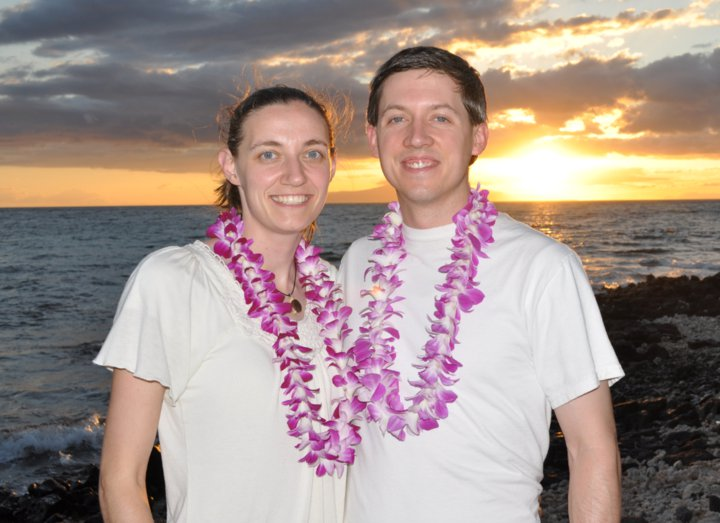
//> input picture images/maui.jpg, 720 x 523 px
$ ./main   (built with g++ and OpenCV 4)
//> lines starting //> are read from the running program, lines starting //| are printed output that depends on the picture
//this program cycles through the different color maps - autumn, cool, jet, etc.

//http://docs.opencv.org/trunk/modules/contrib/doc/facerec/colormaps.html

#include "opencv2/highgui/highgui.hpp"
#include "opencv2/imgproc/imgproc.hpp"
#include <stdio.h>
#include <iostream>

using namespace cv;

int main(int argc, const char *argv[]) {
	//const char* filename = argc >= 2 ? argv[1] : "../images/baboon.jpg";  //uncomment to use an image passed in
	String filename = "../images/maui.jpg";

	if (!filename.empty()) {
		Mat img0 = imread(filename);
//> img0 is the input picture: 523 rows x 720 cols, CV_8UC3; mean B, G, R 140.2, 146.2, 163.3
		// Throw an exception, if the image can't be read:
		if (img0.empty()) {
			CV_Error(CV_StsBadArg, "Failed to load image");
		}
		// Holds the colormap version of the image:
		Mat cm_img0;
		// Apply the colormap:
		for (int i = 0; i < 12; i++){
			applyColorMap(img0, cm_img0, i);
			// Show the result:
			imshow("cm_img0", cm_img0);
			waitKey(1500);
		}
//> this loop made 12 passes
//> pass 1, `applyColorMap(img0, cm_img0, i);`:
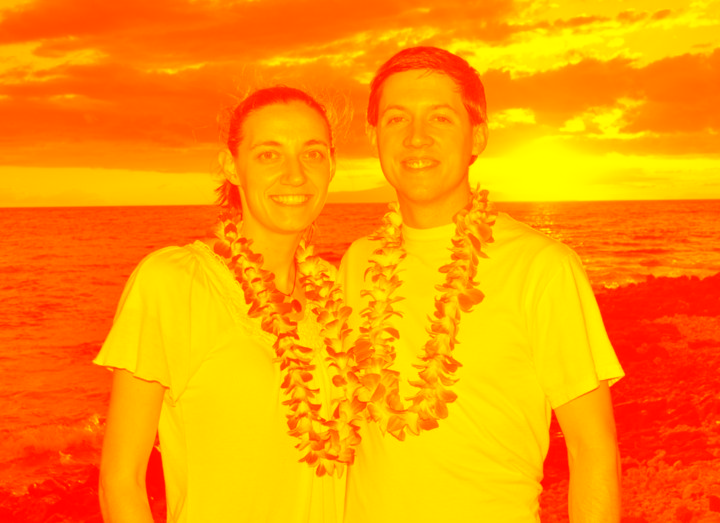
//> cm_img0: 523 rows x 720 cols, CV_8UC3; mean B, G, R 0, 150.6, 255
//> pass 2, `applyColorMap(img0, cm_img0, i);`:
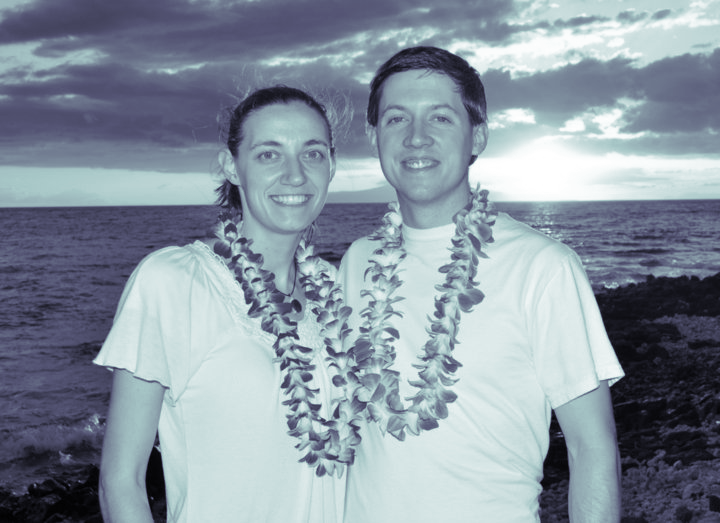
//> cm_img0: 523 rows x 720 cols, CV_8UC3; mean B, G, R 161, 149.2, 137
//> pass 3, `applyColorMap(img0, cm_img0, i);`:
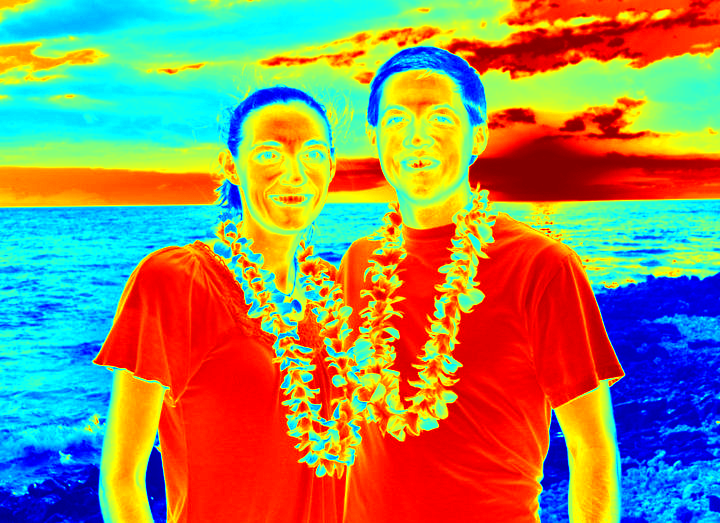
//> cm_img0: 523 rows x 720 cols, CV_8UC3; mean B, G, R 96.1, 136.9, 151.2
//> after the loop:
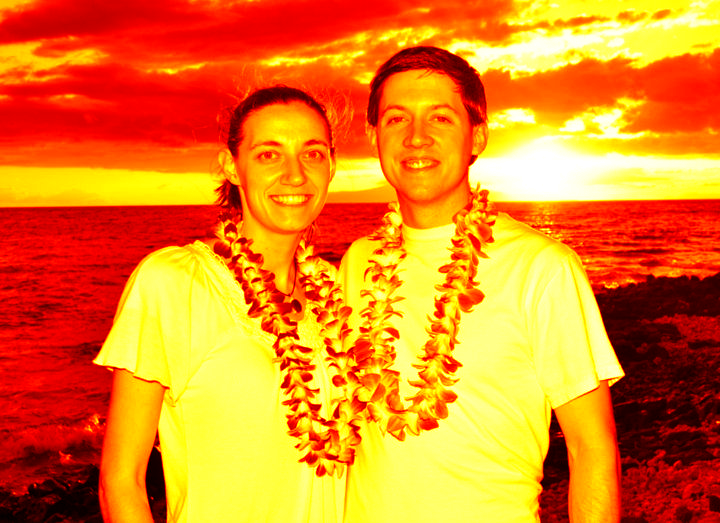
//> cm_img0: 523 rows x 720 cols, CV_8UC3; mean B, G, R 30.7, 129.7, 231.4
	}
	return 0;
}

/*  Colormaps
COLORMAP_AUTUMN = 0,
COLORMAP_BONE = 1,
COLORMAP_JET = 2,
COLORMAP_WINTER = 3,
COLORMAP_RAINBOW = 4,
COLORMAP_OCEAN = 5,
COLORMAP_SUMMER = 6,
COLORMAP_SPRING = 7,
COLORMAP_COOL = 8,
COLORMAP_HSV = 9,
COLORMAP_PINK = 10,
COLORMAP_HOT = 11

*/

$ run again, with images/HappyFish.jpg copied over images/maui.jpg
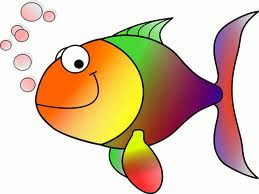
//> input picture images/HappyFish.jpg, 259 x 194 px
//> img0 is the input picture: 194 rows x 259 cols, CV_8UC3; mean B, G, R 170.8, 196.4, 219.3
//> the loop `for (int i = 0; i < 12; i++)` made 12 passes
//> pass 1, `applyColorMap(img0, cm_img0, i);`:
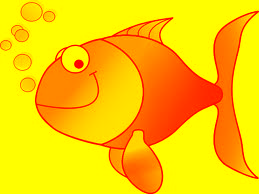
//> cm_img0: 194 rows x 259 cols, CV_8UC3; mean B, G, R 0, 200.4, 255
//> after the loop `for (int i = 0; i < 12; i++)`:
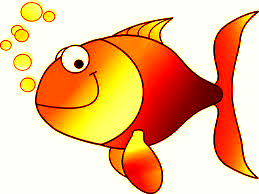
//> cm_img0: 194 rows x 259 cols, CV_8UC3; mean B, G, R 143, 188, 241.6
